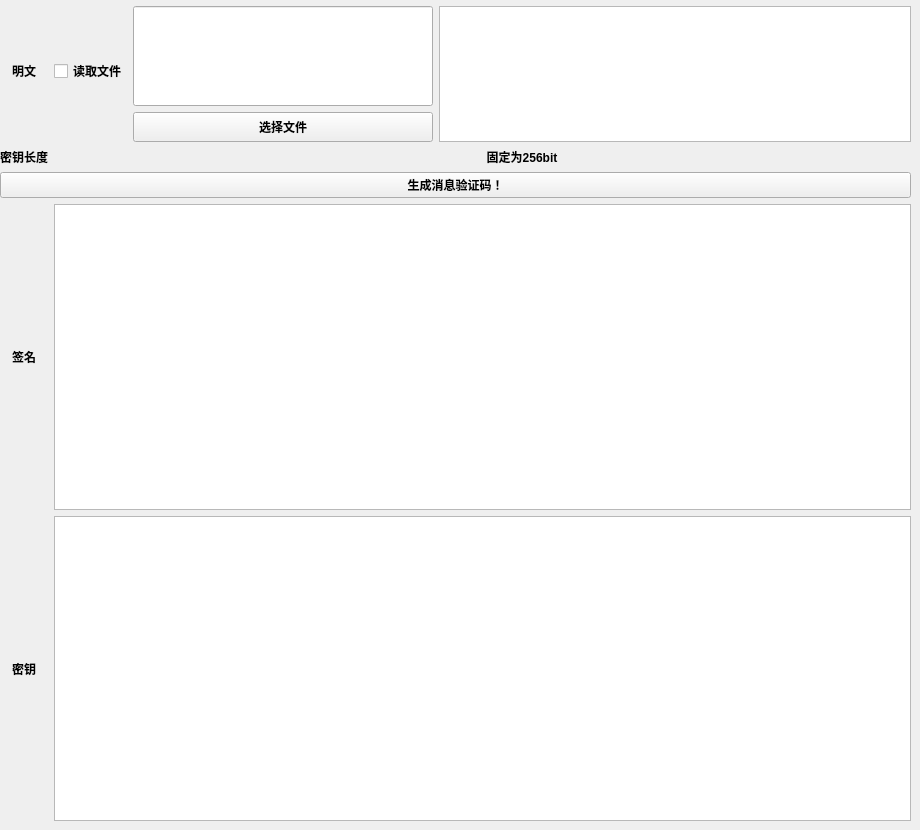
      <widget class="QWidget" name="page_32">
       <widget class="QWidget" name="gridLayoutWidget_19">
        <property name="geometry">
         <rect>
          <x>0</x>
          <y>0</y>
          <width>911</width>
          <height>821</height>
         </rect>
        </property>
        <property name="font">
         <font>
          <weight>75</weight>
          <bold>true</bold>
         </font>
        </property>
        <layout class="QGridLayout" name="gridLayout_19">
         <item row="4" column="0">
          <widget class="QLabel" name="label_97">
           <property name="maximumSize">
            <size>
             <width>300</width>
             <height>16777215</height>
            </size>
           </property>
           <property name="font">
            <font>
             <weight>75</weight>
             <bold>true</bold>
            </font>
           </property>
           <property name="text">
            <string>密钥长度</string>
           </property>
           <property name="alignment">
            <set>Qt::AlignCenter</set>
           </property>
          </widget>
         </item>
         <item row="6" column="1" colspan="3">
          <widget class="QTextEdit" name="textEdit_28">
           <property name="font">
            <font>
             <weight>75</weight>
             <bold>true</bold>
            </font>
           </property>
          </widget>
         </item>
         <item row="0" column="1" rowspan="3">
          <widget class="QCheckBox" name="checkBox_24">
           <property name="font">
            <font>
             <weight>75</weight>
             <bold>true</bold>
            </font>
           </property>
           <property name="text">
            <string>读取文件</string>
           </property>
          </widget>
         </item>
         <item row="7" column="0">
          <widget class="QLabel" name="label_98">
           <property name="text">
            <string>密钥</string>
           </property>
           <property name="alignment">
            <set>Qt::AlignCenter</set>
           </property>
          </widget>
         </item>
         <item row="2" column="2">
          <widget class="QPushButton" name="pushButton_72">
           <property name="maximumSize">
            <size>
             <width>300</width>
             <height>30</height>
            </size>
           </property>
           <property name="font">
            <font>
             <weight>75</weight>
             <bold>true</bold>
            </font>
           </property>
           <property name="layoutDirection">
            <enum>Qt::LeftToRight</enum>
           </property>
           <property name="text">
            <string>选择文件</string>
           </property>
           <property name="checkable">
            <bool>false</bool>
           </property>
          </widget>
         </item>
         <item row="0" column="0" rowspan="3">
          <widget class="QLabel" name="label_99">
           <property name="font">
            <font>
             <weight>75</weight>
             <bold>true</bold>
            </font>
           </property>
           <property name="text">
            <string>明文</string>
           </property>
           <property name="alignment">
            <set>Qt::AlignCenter</set>
           </property>
          </widget>
         </item>
         <item row="6" column="0">
          <widget class="QLabel" name="label_100">
           <property name="font">
            <font>
             <weight>75</weight>
             <bold>true</bold>
            </font>
           </property>
           <property name="text">
            <string>签名</string>
           </property>
           <property name="alignment">
            <set>Qt::AlignCenter</set>
           </property>
          </widget>
         </item>
         <item row="5" column="0" colspan="4">
          <widget class="QPushButton" name="pushButton_73">
           <property name="font">
            <font>
             <weight>75</weight>
             <bold>true</bold>
            </font>
           </property>
           <property name="text">
            <string>生成消息验证码！</string>
           </property>
          </widget>
         </item>
         <item row="7" column="1" colspan="3">
          <widget class="QTextEdit" name="textEdit_29"/>
         </item>
         <item row="1" column="2">
          <widget class="QLineEdit" name="lineEdit_24">
           <property name="maximumSize">
            <size>
             <width>300</width>
             <height>100</height>
            </size>
           </property>
           <property name="font">
            <font>
             <weight>75</weight>
             <bold>true</bold>
            </font>
           </property>
          </widget>
         </item>
         <item row="1" column="3" rowspan="2">
          <widget class="QPlainTextEdit" name="plainTextEdit_32">
           <property name="maximumSize">
            <size>
             <width>16777215</width>
             <height>300</height>
            </size>
           </property>
           <property name="font">
            <font>
             <weight>75</weight>
             <bold>true</bold>
            </font>
           </property>
          </widget>
         </item>
         <item row="4" column="2" colspan="2">
          <widget class="QLabel" name="label_101">
           <property name="text">
            <string>固定为256bit</string>
           </property>
           <property name="alignment">
            <set>Qt::AlignCenter</set>
           </property>
          </widget>
         </item>
        </layout>
       </widget>
      </widget>
